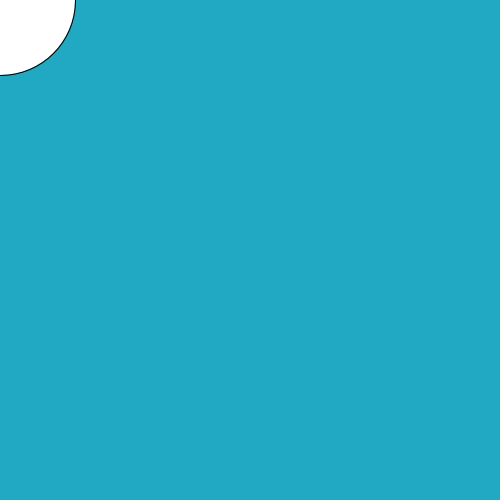
Frame 1 (no input)
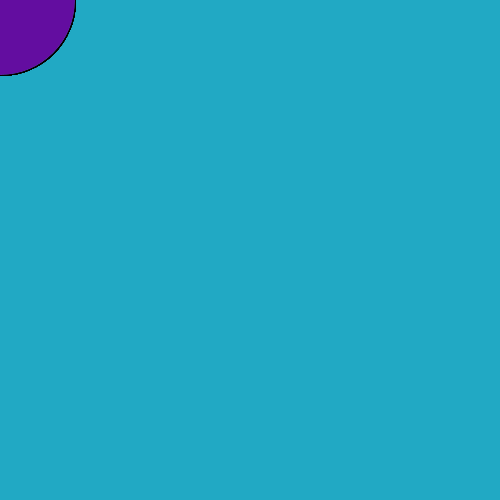
Frame 60 (the mouse pressed at the canvas centre just before this capture)
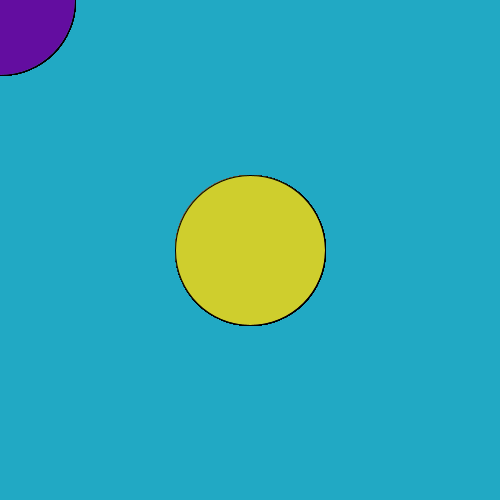
Frame 120 (the mouse held since frame 60 and released just before this capture)

The Processing sketch that drew these frames (run headless with seeded random() and noise(); from frame 60 on, the mouse is pressed at the canvas centre):

// Processing sketch: processing_170724
// ── processing_170724.pde

void setup(){       size (500,500); //sets canvas size to 500 by 500 
  background(33,169,196);
}


void draw(){
  ellipse(mouseX,mouseY,150,150);
if (mouseX< 500) {
  fill(random(255), random(255),random(255)); 
  if(mousePressed){
    
    }
}
}
void mousePressed(){
  
}
void keyPressed(){
  fill(255);
}
